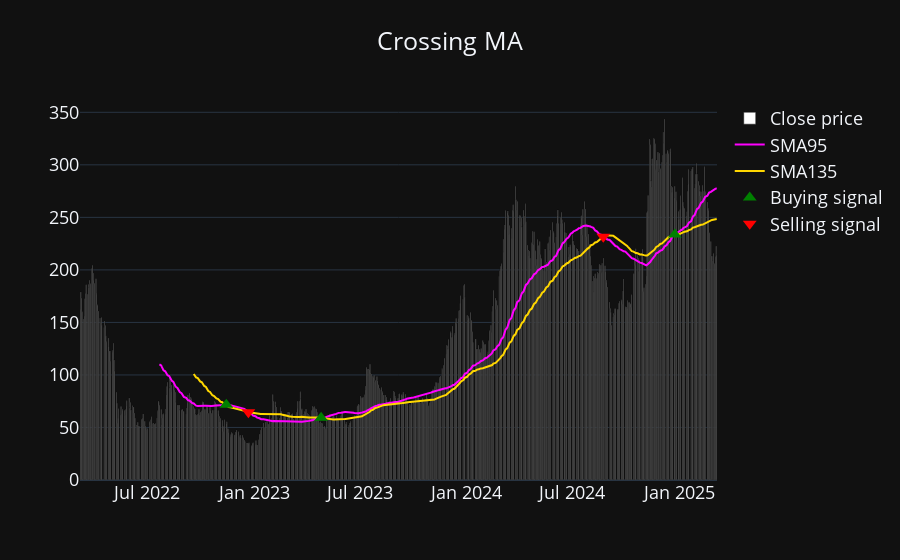

Notebook code cell kept with this figure:
### Code cell
optimizer.show_result()

### Figure 1 — Plotly figure (JSON) as saved in the notebook; plotly's stock layout.template omitted (floating-point values rounded to 4 significant figures; data arrays with more than 128 entries replaced by an {"elided": "..."} marker saying what was removed)
{"data": [{"marker": {"color": "white"}, "name": "Close price", "type": "bar", "x": {"elided": "754 str values"}, "y": {"elided": "754 float values"}}, {"marker": {"color": "fuchsia"}, "name": "SMA95", "type": "scatter", "x": {"elided": "754 str values"}, "y": {"elided": "754 float values"}}, {"marker": {"color": "gold"}, "name": "SMA135", "type": "scatter", "x": {"elided": "754 str values"}, "y": {"elided": "754 float values"}}, {"marker": {"color": "green", "size": 12, "symbol": "triangle-up"}, "mode": "markers", "name": "Buying signal", "type": "scatter", "x": ["2022-11-14", "2023-04-26", "2024-12-24"], "y": [71.56, 59.17, 233.7]}, {"marker": {"color": "red", "size": 12, "symbol": "triangle-down"}, "mode": "markers", "name": "Selling signal", "type": "scatter", "x": ["2022-12-22", "2024-08-23"], "y": [64.47, 231.5]}], "layout": {"font": {"size": 18}, "title": {"text": "Crossing MA", "x": 0.5}, "xaxis": {"rangeslider": {"visible": false}}}}
